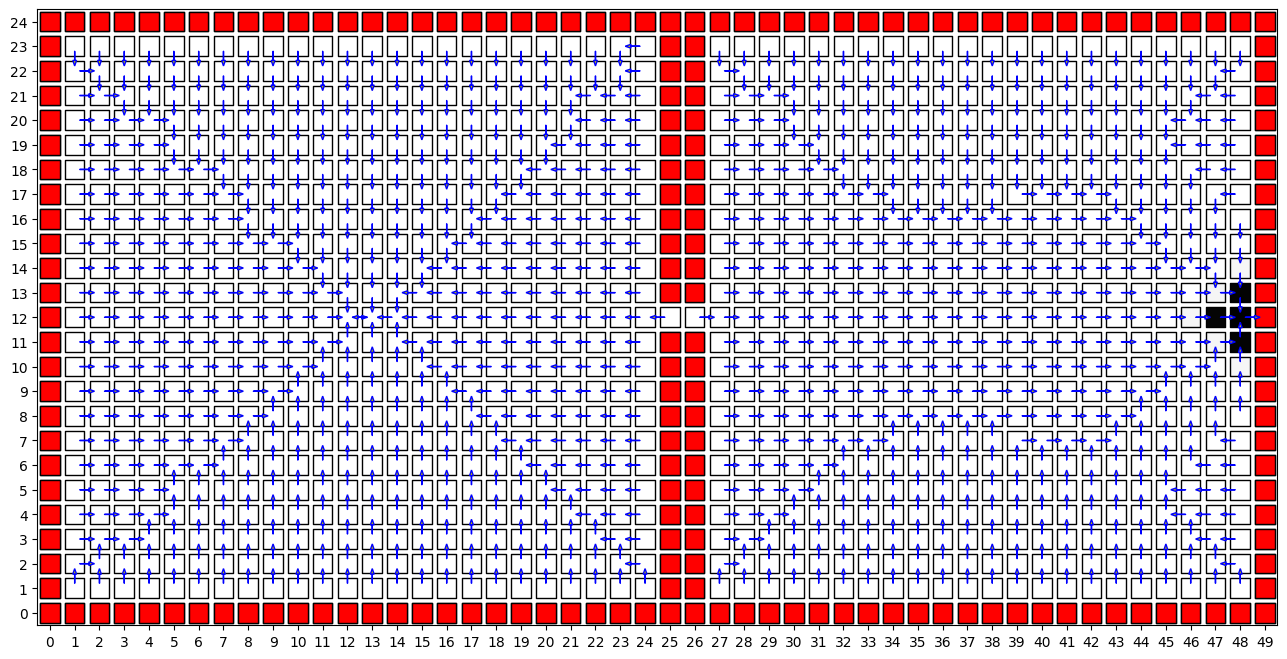

Source code (Python):
import matplotlib.pyplot as plt
import numpy as np
import matplotlib.markers as markers

class Grid:
    def __init__(self, width, height):
        self.width = width
        self.height = height
        self.walls = set()
        self.goal = None

class Agent:
    def __init__(self, x, y, grid):
        self.x = x
        self.y = y
        self.actions = ['Up', 'Down', 'Left', 'Right']
        self.grid = grid
        self.state_history = [(x, y)]
        self.action_history = []
        self.reward_history = []

    def execute_actual_action(self, action):
        x_dash, y_dash = None, None
        if action == 'Up':
            x_dash, y_dash = self.x, self.y + 1
        elif action == 'Down':
            x_dash, y_dash = self.x, self.y - 1
        elif action == 'Left':
            x_dash, y_dash = self.x - 1, self.y
        elif action == 'Right':
            x_dash, y_dash = self.x + 1, self.y
        
        if (x_dash, y_dash) in self.grid.walls:
            if (self.x, self.y) == self.grid.goal:
                self.reward_history.append(100)
            else:
                self.reward_history.append(-1)
        elif (x_dash, y_dash) == self.grid.goal:
            self.reward_history.append(100)
            self.x = x_dash
            self.y = y_dash
        else:
            self.reward_history.append(0)
            self.x = x_dash
            self.y = y_dash

    def execute_nominal_action(self, action):
        self.action_history.append(action)
        if action == 'Up':
            actual_action = np.random.choice(self.actions, 1, p = [0.8, 0.2/3, 0.2/3, 0.2/3])[0]
        if action == 'Down':
            actual_action = np.random.choice(self.actions, 1, p = [0.2/3, 0.8, 0.2/3, 0.2/3])[0]
        if action == 'Left':
            actual_action = np.random.choice(self.actions, 1, p = [0.2/3, 0.2/3, 0.8, 0.2/3])[0]
        if action == 'Right':
            actual_action = np.random.choice(self.actions, 1, p = [0.2/3, 0.2/3, 0.2/3, 0.8])[0]
        self.execute_actual_action(actual_action)

def value_update(V, V_dash, i, j, grid, discount):
    if (i, j) in grid.walls:
        return 0
    all_actions = ['Up', 'Down', 'Left', 'Right']
    T = np.zeros((5, 4))
    R = np.zeros((5, 4))
    x_up, y_up = i, j + 1
    x_down, y_down = i, j - 1
    x_left, y_left = i - 1, j
    x_right, y_right = i + 1, j
    
    values = []
    for action in all_actions:
        tmp = 0.0
        if action == 'Up':
            if (x_up, y_up) in grid.walls:
                if (i, j) == grid.goal:
                    tmp += 0.8 * (100 + discount * V[i, j])
                else:
                    tmp += 0.8 * (-1 + discount * V[i, j])
            else:
                if (x_up, y_up) == grid.goal:
                    tmp += 0.8 * (100 + discount * V[x_up, y_up])
                else:
                    tmp += 0.8 * (0 + discount * V[x_up, y_up])

            if (x_down, y_down) in grid.walls:
                if (i, j) == grid.goal:
                    tmp += 0.2/3 * (100 + discount * V[i, j])
                else:
                    tmp += 0.2/3 * (-1 + discount * V[i, j])
            else:
                if (x_down, y_down) == grid.goal:
                    tmp += 0.2/3 * (100 + discount * V[x_down, y_down])
                else:
                    tmp += 0.2/3 * (0 + discount * V[x_down, y_down])

            if (x_left, y_left) in grid.walls:
                if (i, j) == grid.goal:
                    tmp += 0.2/3 * (100 + discount * V[i, j])
                else:
                    tmp += 0.2/3 * (-1 + discount * V[i, j])
            else:
                if (x_left, y_left) == grid.goal:
                    tmp += 0.2/3 * (100 + discount * V[x_left, y_left])
                else:
                    tmp += 0.2/3 * (0 + discount * V[x_left, y_left])

            if (x_right, y_right) in grid.walls:
                if (i, j) == grid.goal:
                    tmp += 0.2/3 * (100 + discount * V[i, j])
                else:
                    tmp += 0.2/3 * (-1 + discount * V[i, j])
            else:
                if (x_right, y_right) == grid.goal:
                    tmp += 0.2/3 * (100 + discount * V[x_right, y_right])
                else:
                    tmp += 0.2/3 * (0 + discount * V[x_right, y_right])
        
        elif action == 'Down':
            if (x_up, y_up) in grid.walls:
                if (i, j) == grid.goal:
                    tmp += 0.2/3 * (100 + discount * V[i, j])
                else:
                    tmp += 0.2/3 * (-1 + discount * V[i, j])
            else:
                if (x_up, y_up) == grid.goal:
                    tmp += 0.2/3 * (100 + discount * V[x_up, y_up])
                else:
                    tmp += 0.2/3 * (0 + discount * V[x_up, y_up])

            if (x_down, y_down) in grid.walls:
                if (i, j) == grid.goal:
                    tmp += 0.8 * (100 + discount * V[i, j])
                else:
                    tmp += 0.8 * (-1 + discount * V[i, j])
            else:
                if (x_down, y_down) == grid.goal:
                    tmp += 0.8 * (100 + discount * V[x_down, y_down])
                else:
                    tmp += 0.8 * (0 + discount * V[x_down, y_down])

            if (x_left, y_left) in grid.walls:
                if (i, j) == grid.goal:
                    tmp += 0.2/3 * (100 + discount * V[i, j])
                else:
                    tmp += 0.2/3 * (-1 + discount * V[i, j])
            else:
                if (x_left, y_left) == grid.goal:
                    tmp += 0.2/3 * (100 + discount * V[x_left, y_left])
                else:
                    tmp += 0.2/3 * (0 + discount * V[x_left, y_left])

            if (x_right, y_right) in grid.walls:
                if (i, j) == grid.goal:
                    tmp += 0.2/3 * (100 + discount * V[i, j])
                else:
                    tmp += 0.2/3 * (-1 + discount * V[i, j])
            else:
                if (x_right, y_right) == grid.goal:
                    tmp += 0.2/3 * (100 + discount * V[x_right, y_right])
                else:
                    tmp += 0.2/3 * (0 + discount * V[x_right, y_right])

        elif action == 'Left':
            if (x_up, y_up) in grid.walls:
                if (i, j) == grid.goal:
                    tmp += 0.2/3 * (100 + discount * V[i, j])
                else:
                    tmp += 0.2/3 * (-1 + discount * V[i, j])
            else:
                if (x_up, y_up) == grid.goal:
                    tmp += 0.2/3 * (100 + discount * V[x_up, y_up])
                else:
                    tmp += 0.2/3 * (0 + discount * V[x_up, y_up])

            if (x_down, y_down) in grid.walls:
                if (i, j) == grid.goal:
                    tmp += 0.2/3 * (100 + discount * V[i, j])
                else:
                    tmp += 0.2/3 * (-1 + discount * V[i, j])
            else:
                if (x_down, y_down) == grid.goal:
                    tmp += 0.2/3 * (100 + discount * V[x_down, y_down])
                else:
                    tmp += 0.2/3 * (0 + discount * V[x_down, y_down])

            if (x_left, y_left) in grid.walls:
                if (i, j) == grid.goal:
                    tmp += 0.8 * (100 + discount * V[i, j])
                else:
                    tmp += 0.8 * (-1 + discount * V[i, j])
            else:
                if (x_left, y_left) == grid.goal:
                    tmp += 0.8 * (100 + discount * V[x_left, y_left])
                else:
                    tmp += 0.8 * (0 + discount * V[x_left, y_left])

            if (x_right, y_right) in grid.walls:
                if (i, j) == grid.goal:
                    tmp += 0.2/3 * (100 + discount * V[i, j])
                else:
                    tmp += 0.2/3 * (-1 + discount * V[i, j])
            else:
                if (x_right, y_right) == grid.goal:
                    tmp += 0.2/3 * (100 + discount * V[x_right, y_right])
                else:
                    tmp += 0.2/3 * (0 + discount * V[x_right, y_right])

        elif action == 'Right':
            if (x_up, y_up) in grid.walls:
                if (i, j) == grid.goal:
                    tmp += 0.2/3 * (100 + discount * V[i, j])
                else:
                    tmp += 0.2/3 * (-1 + discount * V[i, j])
            else:
                if (x_up, y_up) == grid.goal:
                    tmp += 0.2/3 * (100 + discount * V[x_up, y_up])
                else:
                    tmp += 0.2/3 * (0 + discount * V[x_up, y_up])

            if (x_down, y_down) in grid.walls:
                if (i, j) == grid.goal:
                    tmp += 0.2/3 * (100 + discount * V[i, j])
                else:
                    tmp += 0.2/3 * (-1 + discount * V[i, j])
            else:
                if (x_down, y_down) == grid.goal:
                    tmp += 0.2/3 * (100 + discount * V[x_down, y_down])
                else:
                    tmp += 0.2/3 * (0 + discount * V[x_down, y_down])

            if (x_left, y_left) in grid.walls:
                if (i, j) == grid.goal:
                    tmp += 0.2/3 * (100 + discount * V[i, j])
                else:
                    tmp += 0.2/3 * (-1 + discount * V[i, j])
            else:
                if (x_left, y_left) == grid.goal:
                    tmp += 0.2/3 * (100 + discount * V[x_left, y_left])
                else:
                    tmp += 0.2/3 * (0 + discount * V[x_left, y_left])

            if (x_right, y_right) in grid.walls:
                if (i, j) == grid.goal:
                    tmp += 0.8 * (100 + discount * V[i, j])
                else:
                    tmp += 0.8 * (-1 + discount * V[i, j])
            else:
                if (x_right, y_right) == grid.goal:
                    tmp += 0.8 * (100 + discount * V[x_right, y_right])
                else:
                    tmp += 0.8 * (0 + discount * V[x_right, y_right])
        values.append(tmp)
    
    V_dash[i, j] = max(values)
    return abs(V_dash[i, j] - V[i, j])


# Simulation begins here.
grid_world = Grid(50, 25)
grid_world.goal = (48, 12)          # defining the goal-state.

# Adding walls to grid.
for i in range(50):
    grid_world.walls.add((i, 0))
    grid_world.walls.add((i, 24))
for i in range(1, 24):
    grid_world.walls.add((0, i))
    grid_world.walls.add((49, i))
for i in range(1, 12):
    grid_world.walls.add((25, i))
    grid_world.walls.add((26, i))
for i in range(13, 24):
    grid_world.walls.add((25, i))
    grid_world.walls.add((26, i))

x, y = None, None
while (x, y) in grid_world.walls:
    x, y = np.random.randint(0, 50), np.random.randint(0, 25)

mobile_agent = Agent(x, y, grid_world)

# Take a random policy.
# arbitrary_policy = []
# for i in range(50):
#     tmp = []
#     for j in range(25):
#         tmp.append(np.random.choice(mobile_agent.actions, 1)[0])
#     arbitrary_policy.append(tmp)

V = np.zeros((50, 25))              # initialize values

iterations = 0
delta = float("inf")
theta = 0.1
discount = 0.1

while iterations < 100 and delta > theta:
    V_dash = np.zeros((50, 25))
    diff = []
    for i in range(50):
        for j in range(25):
            diff.append(value_update(V, V_dash, i, j, grid_world, discount))
    delta = max(diff)
    V = V_dash
    iterations += 1

if delta > theta:
    print("Completed " + str(iterations) + " iterations without convergence.")
else:
    print("Completed " + str(iterations) + " iterations with convergence.")

# Find optimal policy
optimal_policy = [[None for j in range(25)] for i in range(50)]
for i in range(50):
    for j in range(25):
        if (i, j) not in grid_world.walls:
            pos_values = []
            value_action_dict = dict()
            x_up, y_up = i, j + 1
            x_down, y_down = i, j - 1
            x_left, y_left = i - 1, j
            x_right, y_right = i + 1, j

            all_actions = ['Up', 'Down', 'Left', 'Right']

            for action in all_actions:
                tmp = 0.0
                if action == 'Up':
                    if (x_up, y_up) in grid_world.walls:
                        if (i, j) == grid_world.goal:
                            tmp += 0.8 * (100 + discount * V[i, j])
                        else:
                            tmp += 0.8 * (-1 + discount * V[i, j])
                    else:
                        if (x_up, y_up) == grid_world.goal:
                            tmp += 0.8 * (100 + discount * V[x_up, y_up])
                        else:
                            tmp += 0.8 * (0 + discount * V[x_up, y_up])

                    if (x_down, y_down) in grid_world.walls:
                        if (i, j) == grid_world.goal:
                            tmp += 0.2/3 * (100 + discount * V[i, j])
                        else:
                            tmp += 0.2/3 * (-1 + discount * V[i, j])
                    else:
                        if (x_down, y_down) == grid_world.goal:
                            tmp += 0.2/3 * (100 + discount * V[x_down, y_down])
                        else:
                            tmp += 0.2/3 * (0 + discount * V[x_down, y_down])

                    if (x_left, y_left) in grid_world.walls:
                        if (i, j) == grid_world.goal:
                            tmp += 0.2/3 * (100 + discount * V[i, j])
                        else:
                            tmp += 0.2/3 * (-1 + discount * V[i, j])
                    else:
                        if (x_left, y_left) == grid_world.goal:
                            tmp += 0.2/3 * (100 + discount * V[x_left, y_left])
                        else:
                            tmp += 0.2/3 * (0 + discount * V[x_left, y_left])

                    if (x_right, y_right) in grid_world.walls:
                        if (i, j) == grid_world.goal:
                            tmp += 0.2/3 * (100 + discount * V[i, j])
                        else:
                            tmp += 0.2/3 * (-1 + discount * V[i, j])
                    else:
                        if (x_right, y_right) == grid_world.goal:
                            tmp += 0.2/3 * (100 + discount * V[x_right, y_right])
                        else:
                            tmp += 0.2/3 * (0 + discount * V[x_right, y_right])
                
                elif action == 'Down':
                    if (x_up, y_up) in grid_world.walls:
                        if (i, j) == grid_world.goal:
                            tmp += 0.2/3 * (100 + discount * V[i, j])
                        else:
                            tmp += 0.2/3 * (-1 + discount * V[i, j])
                    else:
                        if (x_up, y_up) == grid_world.goal:
                            tmp += 0.2/3 * (100 + discount * V[x_up, y_up])
                        else:
                            tmp += 0.2/3 * (0 + discount * V[x_up, y_up])

                    if (x_down, y_down) in grid_world.walls:
                        if (i, j) == grid_world.goal:
                            tmp += 0.8 * (100 + discount * V[i, j])
                        else:
                            tmp += 0.8 * (-1 + discount * V[i, j])
                    else:
                        if (x_down, y_down) == grid_world.goal:
                            tmp += 0.8 * (100 + discount * V[x_down, y_down])
                        else:
                            tmp += 0.8 * (0 + discount * V[x_down, y_down])

                    if (x_left, y_left) in grid_world.walls:
                        if (i, j) == grid_world.goal:
                            tmp += 0.2/3 * (100 + discount * V[i, j])
                        else:
                            tmp += 0.2/3 * (-1 + discount * V[i, j])
                    else:
                        if (x_left, y_left) == grid_world.goal:
                            tmp += 0.2/3 * (100 + discount * V[x_left, y_left])
                        else:
                            tmp += 0.2/3 * (0 + discount * V[x_left, y_left])

                    if (x_right, y_right) in grid_world.walls:
                        if (i, j) == grid_world.goal:
                            tmp += 0.2/3 * (100 + discount * V[i, j])
                        else:
                            tmp += 0.2/3 * (-1 + discount * V[i, j])
                    else:
                        if (x_right, y_right) == grid_world.goal:
                            tmp += 0.2/3 * (100 + discount * V[x_right, y_right])
                        else:
                            tmp += 0.2/3 * (0 + discount * V[x_right, y_right])

                elif action == 'Left':
                    if (x_up, y_up) in grid_world.walls:
                        if (i, j) == grid_world.goal:
                            tmp += 0.2/3 * (100 + discount * V[i, j])
                        else:
                            tmp += 0.2/3 * (-1 + discount * V[i, j])
                    else:
                        if (x_up, y_up) == grid_world.goal:
                            tmp += 0.2/3 * (100 + discount * V[x_up, y_up])
                        else:
                            tmp += 0.2/3 * (0 + discount * V[x_up, y_up])

                    if (x_down, y_down) in grid_world.walls:
                        if (i, j) == grid_world.goal:
                            tmp += 0.2/3 * (100 + discount * V[i, j])
                        else:
                            tmp += 0.2/3 * (-1 + discount * V[i, j])
                    else:
                        if (x_down, y_down) == grid_world.goal:
                            tmp += 0.2/3 * (100 + discount * V[x_down, y_down])
                        else:
                            tmp += 0.2/3 * (0 + discount * V[x_down, y_down])

                    if (x_left, y_left) in grid_world.walls:
                        if (i, j) == grid_world.goal:
                            tmp += 0.8 * (100 + discount * V[i, j])
                        else:
                            tmp += 0.8 * (-1 + discount * V[i, j])
                    else:
                        if (x_left, y_left) == grid_world.goal:
                            tmp += 0.8 * (100 + discount * V[x_left, y_left])
                        else:
                            tmp += 0.8 * (0 + discount * V[x_left, y_left])

                    if (x_right, y_right) in grid_world.walls:
                        if (i, j) == grid_world.goal:
                            tmp += 0.2/3 * (100 + discount * V[i, j])
                        else:
                            tmp += 0.2/3 * (-1 + discount * V[i, j])
                    else:
                        if (x_right, y_right) == grid_world.goal:
                            tmp += 0.2/3 * (100 + discount * V[x_right, y_right])
                        else:
                            tmp += 0.2/3 * (0 + discount * V[x_right, y_right])

                elif action == 'Right':
                    if (x_up, y_up) in grid_world.walls:
                        if (i, j) == grid_world.goal:
                            tmp += 0.2/3 * (100 + discount * V[i, j])
                        else:
                            tmp += 0.2/3 * (-1 + discount * V[i, j])
                    else:
                        if (x_up, y_up) == grid_world.goal:
                            tmp += 0.2/3 * (100 + discount * V[x_up, y_up])
                        else:
                            tmp += 0.2/3 * (0 + discount * V[x_up, y_up])

                    if (x_down, y_down) in grid_world.walls:
                        if (i, j) == grid_world.goal:
                            tmp += 0.2/3 * (100 + discount * V[i, j])
                        else:
                            tmp += 0.2/3 * (-1 + discount * V[i, j])
                    else:
                        if (x_down, y_down) == grid_world.goal:
                            tmp += 0.2/3 * (100 + discount * V[x_down, y_down])
                        else:
                            tmp += 0.2/3 * (0 + discount * V[x_down, y_down])

                    if (x_left, y_left) in grid_world.walls:
                        if (i, j) == grid_world.goal:
                            tmp += 0.2/3 * (100 + discount * V[i, j])
                        else:
                            tmp += 0.2/3 * (-1 + discount * V[i, j])
                    else:
                        if (x_left, y_left) == grid_world.goal:
                            tmp += 0.2/3 * (100 + discount * V[x_left, y_left])
                        else:
                            tmp += 0.2/3 * (0 + discount * V[x_left, y_left])

                    if (x_right, y_right) in grid_world.walls:
                        if (i, j) == grid_world.goal:
                            tmp += 0.8 * (100 + discount * V[i, j])
                        else:
                            tmp += 0.8 * (-1 + discount * V[i, j])
                    else:
                        if (x_right, y_right) == grid_world.goal:
                            tmp += 0.8 * (100 + discount * V[x_right, y_right])
                        else:
                            tmp += 0.8 * (0 + discount * V[x_right, y_right])
                pos_values.append(tmp)
                value_action_dict[action] = tmp
            max_value = max(pos_values)
            pos_actions = []
            for action, value in value_action_dict.items():
                if value == max_value:
                    pos_actions.append(action)
            optimal_policy[i][j] = np.random.choice(pos_actions, 1)[0]
    
def arrow_coordinates(i, j, action):
    if action == 'Up':
        return i, j + 0.2, 0, 0.6
    elif action == 'Down':
        return i, j - 0.2, 0, -0.6
    elif action == 'Left':
        return i - 0.2, j, -0.6, 0
    elif action == 'Right':
        return i + 0.2, j, 0.6, 0

all_arrows = []
for i in range(50):
    for j in range(25):
        if optimal_policy[i][j] != None:
            x, y, dx, dy = arrow_coordinates(i, j, optimal_policy[i][j])
            all_arrows.append((x, y, dx, dy))

# print(V)

fig = plt.figure(figsize=(16, 8))
ax = fig.gca()
ax.set_xticks(np.arange(0, 51, 1))
ax.set_yticks(np.arange(0, 26, 1))
ax.set_xlim([-0.5, 49.5])
ax.set_ylim([-0.5, 24.5])
marker = markers.MarkerStyle(marker='s')
P = np.arange(25)
Q = np.arange(50)
all_points = np.dstack(np.meshgrid(P, Q)).reshape(-1, 2)
X = V.reshape(-1, 1)
all_walls = list(grid_world.walls)
wall_color = ['r']*len(all_walls)
# print(X)
# print(all_points)
scat1 = plt.scatter(all_points[:, 1], all_points[:, 0], s=200, c=X[:, 0], cmap='Greys', edgecolors='k', marker=marker)
scat2 = plt.scatter([x[0] for x in all_walls], [x[1] for x in all_walls], s=200, c=wall_color, edgecolors='k', marker=marker)

for i in range(len(all_arrows)):
    plt.arrow(all_arrows[i][0], all_arrows[i][1], all_arrows[i][2], all_arrows[i][3], length_includes_head=True, head_width=0.15, edgecolor='b', facecolor='y')

# plt.grid()
plt.savefig('a.png', bbox_inches='tight')
plt.show()